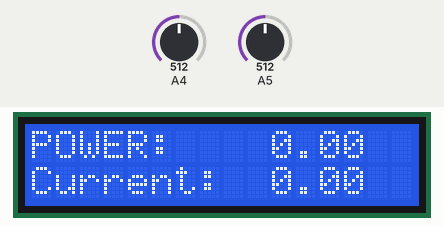
This sketch was run on a simulated Arduino Uno, built with avr-gcc and run on an emulated ATmega328P. On the bench: 16×2 character LCD. Inputs (shaded band) come from the test bench; at power-on: A5 = 512, A4 = 512.

Above: at 1.2 s.
1.3 s: A5 set to 716
At 2.7 s:
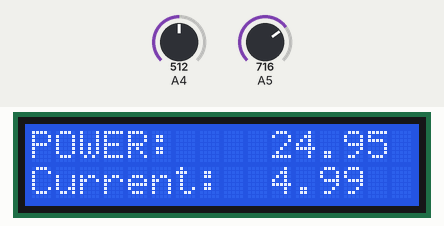
3.0 s: A4 set to 716
At 4.2 s:
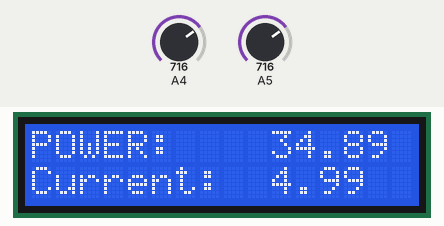
4.5 s: A4 set to 900
At 5.7 s:
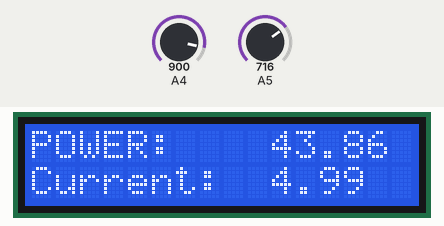
6.0 s: A5 set to 900
At 7.2 s:
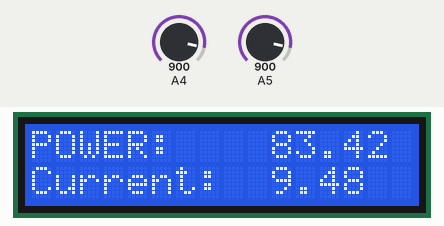
7.6 s: A4 set to 1023
At 8.6 s:
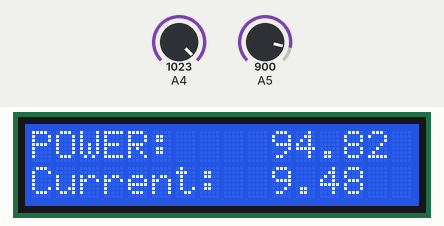
9.1 s: A5 set to 1023
At 10.1 s:
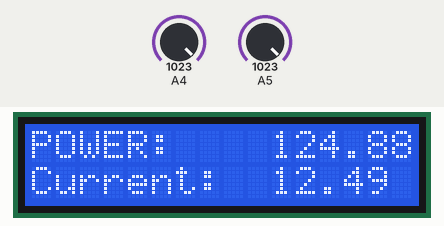
Timing chart, 0 to 11.6 s (numbered marks = the images above; inputs shaded):
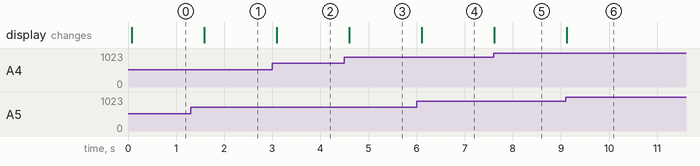

Measured:
- after the input at 1.3 s, the display: changes after 0.28 s (image 1)
- after the input at 3.0 s, the display: changes after 0.09 s (image 2)
- after the input at 4.5 s, the display: changes after 0.10 s (image 3)
- after the input at 6.0 s, the display: changes after 0.10 s (image 4)
- after the input at 7.6 s, the display: changes at once (image 5)
- after the input at 9.1 s, the display: changes at once (image 6)

The sketch:

07_Multimeter_atmega.ino
```cpp
// include the library code:
#include <LiquidCrystal.h>

const int rs = 4, en = 2, d4 = A0, d5 = A1, d6 = A2, d7 = A3;
LiquidCrystal lcd(rs, en, d4, d5, d6, d7);

void setup() {
  lcd.begin(16, 2);
  lcd.print("MULTIMETER");
  delay(5);
  lcd.clear();

  lcd.setCursor(0, 0);
  lcd.print("POWER: ");
  lcd.setCursor(0, 1);
  lcd.print("Current: ");
}

void loop() {
  int v = analogRead(A4);
  int i = analogRead(A5);
  float voltage = 5* (float)v / 1023.0 * 2.0;
  float current = 5* (float)(i - 512)/1023.0 * 5.0;

  lcd.setCursor(10, 0);
  lcd.print(voltage*current);
  lcd.setCursor(10, 1);
  lcd.print(current);
  delay(500);
}
```
